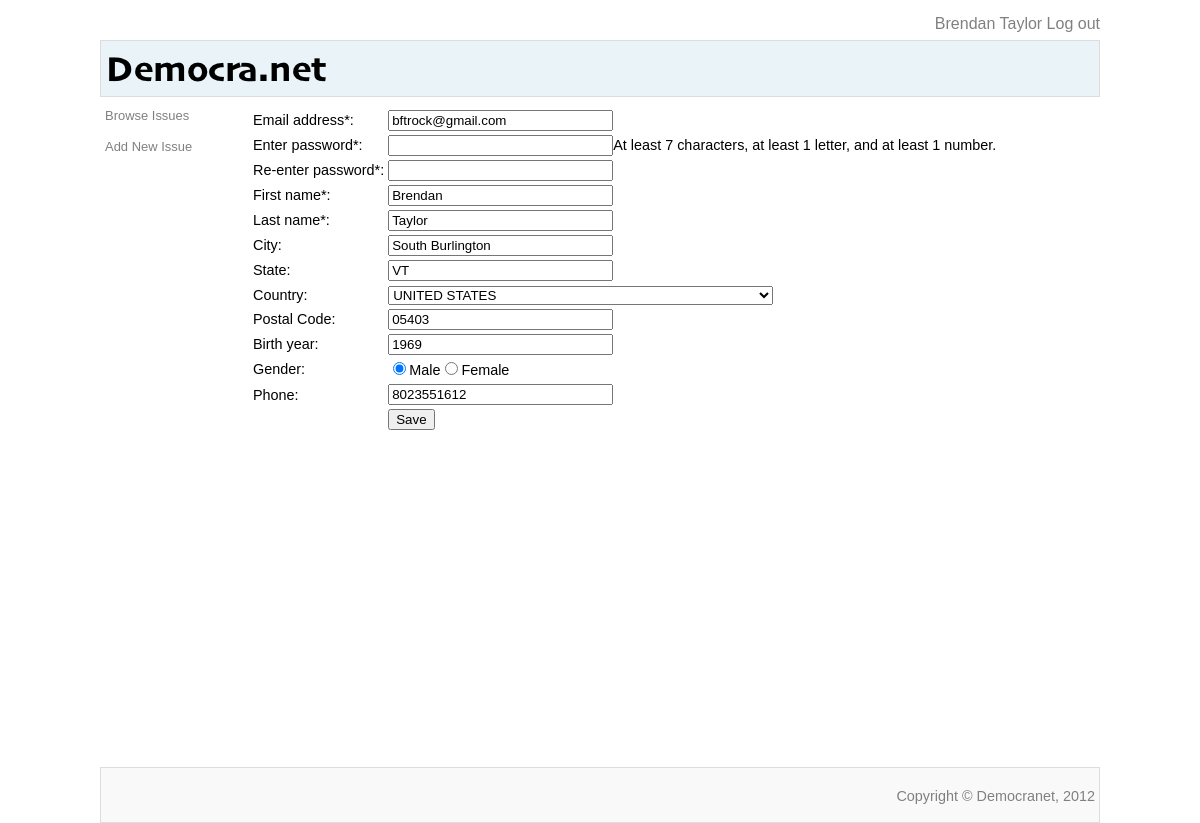
Page /citizen.php (signed in) on the committed database.
### tables this page shows
CREATE TABLE `citizens` (
  `citizen_id` int(11) NOT NULL AUTO_INCREMENT,
  `password` varchar(100) NOT NULL,
  `email` varchar(100) NOT NULL,
  `first_name` varchar(100) NOT NULL,
  `last_name` varchar(100) NOT NULL,
  `birth_year` int(11) DEFAULT NULL,
  `gender` int(11) DEFAULT NULL,
  `city` varchar(100) DEFAULT NULL,
  `state` varchar(100) DEFAULT NULL,
  `country` int(11) DEFAULT NULL,
  `postal_code` varchar(25) DEFAULT NULL,
  `telephone` varchar(25) DEFAULT NULL,
  PRIMARY KEY (`citizen_id`)
);

### inc/class.citizen.php (called while the page is built, shortened)
<?php
require_once ("util.mysql.php");
class citizen {
	public $id = null;
	public function in_session() {
		$result = false;
		if (isset($_SESSION['citizen_id'])) {
			$this->id = $_SESSION['citizen_id'];
			$result = true;
		}
		return $result;
	}
	public function load($source) {
		switch ($source) {
			case LOAD_DB:
				$sql = "SELECT * FROM citizens WHERE citizen_id = '{$this->id}'";
				$result = execute_query($sql);
				$line = fetch_line($result);
				$this->first_name = $line['first_name'];
				$this->last_name = $line['last_name'];
				$this->name = "{$this->first_name} {$this->last_name}";
				$this->email = $line['email'];
				$this->birth_year = $line['birth_year'];
				$this->gender = $line['gender'];
				$this->city = $line['city'];
				$this->state = $line['state'];
				$this->country = $line['country'];
				$this->postal_code = $line['postal_code'];
				$this->telephone = $line['telephone'];
				break;
		}
	}
}
?>

### inc/util.mysql.php (called while the page is built, shortened)
<?php
function execute_query($sql) {
	global $db;
	$result = mysql_query($sql, $db)
		or die("Could not execute the query: " . mysql_error() . "<br />sql = {$sql}");
	return $result;
}
function fetch_line($result) {
	return mysql_fetch_array($result, MYSQL_ASSOC);
}
?>

### citizen.php (the view, shortened to what this page needs)
<?php
include ("inc/util.mysql.php");
include ("inc/class.citizen.php");
$citizen = new citizen();
$citizen_in_session = $citizen->in_session();
if (isset($_GET['m'])) {
	$mode = $_GET['m'];
} else {
	if ($citizen_in_session) {
		$mode = "r";
	} else {
		$mode = "n";
	}
}
if ($mode == "r") {
	$citizen->load(LOAD_DB);
} elseif ($mode == "i" || $mode == "u" || $mode == "e") {
	$citizen->load(LOAD_POST);
}
switch ($mode) {
	case "r":
		$mode_code = "u";
		break;
}
echo DOC_TYPE;
?>
<html>
<head>
	<link rel="stylesheet" type="text/css" href="/style/democranet.css" />
</head>
<body>
<div id="container">
	<div id="login">
<?php
if ($citizen->id) {
echo "<p><a href=\"citizen.php\">{$citizen->name}</a>&nbsp;<a href=\"login.php?a=lo&r=index.php\">Log out</a></p>";
} else {
echo "<p><a href=\"login.php\">Log in / Become a Citizen</a></p>";
}
?>
	</div>
	<div id="header">
		<a href="/index.php"><img src="img/democranet.png"></a>
	</div>
	<div id="container-content">
		<div id="navigation-left">
			<ul>
				<li><a href="issbrws.php">Browse Issues</a></li>
				<li><a href="issue.php">Add New Issue</a></li>
			</ul>
		</div>
		<div id="content">
			<form method="post" action="citizen.php?a=<?php echo $mode_code; ?>" id="citizen_form">
				<table>
					<tr><td id="email_label">Email address*:</td>
						<td><input type="text" size="25" name="email" value="<?php echo $citizen->email; ?>" /></td></tr>
					<tr><td id="password1_label">Enter password*:</td>
						<td><input type="password" size="25" name="password" id="password1" />At least 7 characters, at least 1 letter, and at least 1 number.</td></tr>
					<tr><td id="password2_label">Re-enter password*:</td>
						<td><input type="password" size="25" id="password2" /></td></tr>
					<tr><td id="first_name_label">First name*:</td>
						<td><input type="text" size="25" name="first_name" value="<?php echo $citizen->first_name; ?>" /></td></tr>
					<tr><td id="last_name_label">Last name*:</td>
						<td><input type="text" size="25" name="last_name" value="<?php echo $citizen->last_name; ?>" /></td></tr>
					<tr><td>City:</td>
						<td><input type="text" size="25" name="city" value="<?php echo $citizen->city; ?>" /></td></tr>
					<tr><td>State:</td>
						<td><input type="text" size="25" name="state" value="<?php echo $citizen->state; ?>" /></td></tr>
					<tr><td>Country:</td>
						<td><?php echo get_country_select($citizen->country); ?></td></tr>
					<tr><td>Postal Code:</td>
						<td><input type="text" size="25" name="postal_code" value="<?php echo $citizen->postal_code; ?>" /></td></tr>
					<tr><td>Birth year:</td>
						<td><input type="text" size="25" name="birth_year" value="<?php echo $citizen->birth_year; ?>" /></td></tr>
					<tr><td>Gender:</td>
						<td><?php echo get_gender_input($citizen->gender); ?></td></tr>
					<tr><td>Phone:</td>
						<td><input type="text" size="25" name="telephone" value="<?php echo $citizen->telephone; ?>" /></td></tr>
					<tr><td><input type="hidden" name="citizen_id" value="<?php echo $citizen->id; ?>"></td>
						<td><input type="button" value="Save" onclick="submitForm()" /></td></tr>
				</table>
			</form>
			</div>
			<div id="footer">
				<p>Copyright &copy; Democranet, 2012</p>
			</div>
		</div>
</div>
</body>
</html>
<?php
function get_gender_input($gender_id) {
	$ret = "<input type=\"radio\" name=\"gender\" value=\"1\"";
	if ($gender_id == 1) $ret .= " checked=\"true\"";
	$ret .= " />Male<input type=\"radio\" name=\"gender\" value=\"2\"";
	$ret .= " />Female";
	return $ret;
}
function get_country_select($country_id) {
	$sql = "SELECT * FROM countries ORDER BY name";
	$result = execute_query($sql);
	$ret = "<select name=\"country\">";
	while ($line = fetch_line($result)) {
		$ret .= "<option value=\"{$line['country_id']}\"";
		if ($line['country_id'] == $country_id) {
			$ret .= " selected=true";
		}
		$ret .= ">{$line['name']}</option>";
	}
	$ret .= "</select>";
	return $ret;
}
?>

### style/democranet.css (style rules this page uses)
body { font-family: 'Quattrocento Sans', helvetica, arial, sans-serif; font-size: 100%; line-height: 1.4; }
p { font-family: 'Quattrocento Sans', helvetica, arial, sans-serif; font-size: 1em; margin-bottom: .8em; }
li { font-size: 0.9em; }
table { font-size: 0.9em; }
#container { margin: 0 auto; width: 1000px; background: #fff; }
#login { background: #fff; text-align: right; padding: 5px 0 5px 0; }
#login p { margin: 0; }
#header { background: #EAF3F8; border-style: solid; border-width: 1px; border-color: #dddddd; padding: 5px 0 0 5px; }
#container-content { float: left; width: 1000px; background: #fff; }
#navigation-left { font-size: 0.9em; float: left; width: 145px; padding: 10px 0 0 5px; display: inline; }
#navigation-left ul { margin: 0; padding: 0; }
#navigation-left ul li { margin: 0 0 1em; padding: 0; list-style-type: none; }
a:link { text-decoration: none; color: gray; }
#content { min-height: 650px; float: left; width: 850px; padding: 10px 0; }
#footer { background: #f9f9f9; border-style: solid; border-width: 1px; border-color: #dddddd; font-size: 0.9em; clear: left; text-align: right; padding: 4px; height: 1%; color: gray; }

### rows in the picture
citizens: first_name+last_name "Brendan Taylor", email "bftrock@gmail.com", first_name "Brendan", last_name "Taylor", city "South Burlington", state "VT", postal_code "05403", birth_year "1969", gender "Female", telephone "8023551612"

### other values in the picture
form field country "UNITED STATES"
